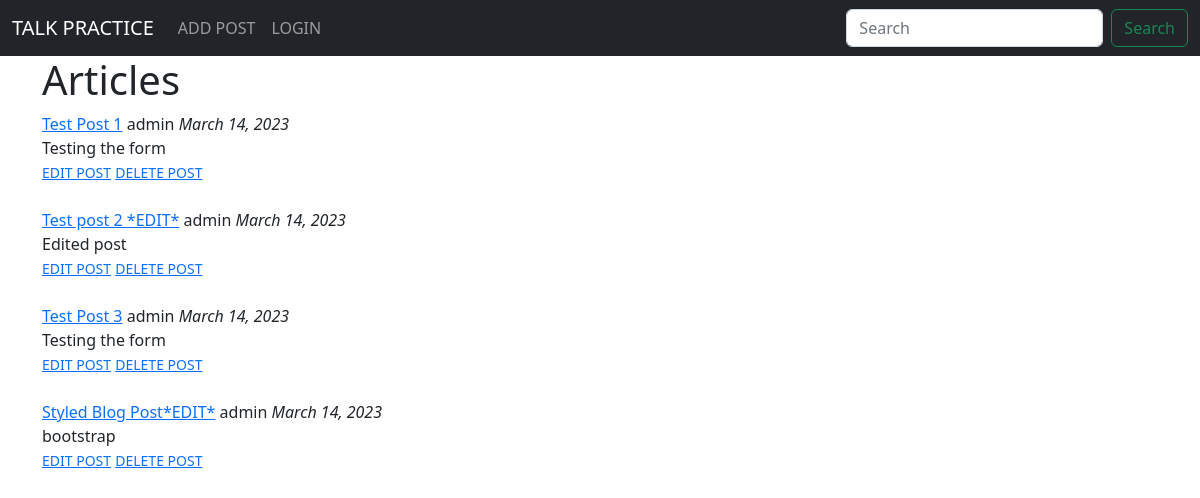
The page / on the database its author committed.
### blog/models.py (models this page shows, shortened)
class Post(models.Model):
    title = models.CharField(max_length=250)
    subtitle = models.CharField(max_length=250, default='')
    author = models.ForeignKey(User, on_delete=models.CASCADE,)
    body = models.TextField()
    post_date = models.DateField(auto_now_add=True)

### blog/views.py (the view)
# urls.py: path('', HomeView.as_view(), name='home'),
class HomeView(ListView):
    model = Post
    template_name = 'home.html'
    ordering = ['-post_date']

### blog/templates/home.html
{% extends 'base.html' %}
{% block content %}
<h1>Articles</h1>
{% for post in object_list %}
    <a href="{% url 'article-detail' post.pk %}">{{ post.title }}</a>
    {{ post.author }} <em>{{ post.post_date }}</em>
    <br>
    {{ post.subtitle }}
    <br>
    <small><a href="{% url 'update-post' post.pk %}">EDIT POST</a></small>
    <small><a href="{% url 'delete-post' post.pk %}">DELETE POST</a></small>
<br>
<br>
{% endfor %}
{% endblock %}

### rows shown on the page
Post: title "Test Post 1", author "admin", post_date "March 14, 2023", subtitle "Testing the form"
Post: title "Test post 2 *EDIT*", author "admin", post_date "March 14, 2023", subtitle "Edited post"
Post: title "Test Post 3", author "admin", post_date "March 14, 2023", subtitle "Testing the form"
Post: title "Styled Blog Post*EDIT*", author "admin", post_date "March 14, 2023", subtitle "bootstrap"
